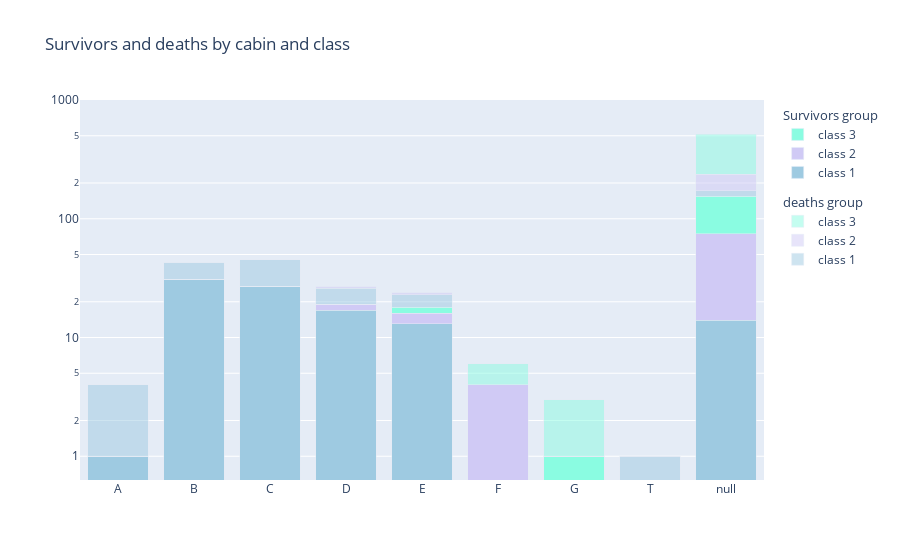

Notebook cell for this chart:
### Code cell
classes = df_gr_cabin_class.select("Pclass").unique().to_series().sort()

prod = list(itertools.product(classes, df_gr_cabin_class.select("Cabin_prefix").unique().to_series()))

new_df = pl.DataFrame(
    {"Pclass": [x[0] for x in prod], "Cabin_prefix": [x[1] for x in prod]}
).join(
        df_gr_cabin_class, on=["Pclass", "Cabin_prefix"], how="left"
        ).fill_null(0)

colors = ['rgba(158,202,225,1)', 'rgba(208,202,245,1)', 'rgba(138,252,225,1)','rgba(158,202,225,0.5)', 'rgba(208,202,245,0.5)', 'rgba(138,252,225,0.5)']
fig = go.Figure()

_map = {
    'Survived':"Survivors",
    'Died':"deaths"
}

for idx, keys in enumerate(itertools.product(['Survived','Died'], classes)):
    d = new_df.filter((pl.col("Pclass") == keys[1])).to_pandas().sort_values("Cabin_prefix")
    fig.add_trace(go.Bar(
        name=f"class {keys[1]}",
        y=d[keys[0]],
        x=d.Cabin_prefix,
        marker_color=colors[idx],
        legendgroup=keys[0],
        legendgrouptitle_text=f"{_map[keys[0]]} group",
        ))
    
fig.update_layout(title="Survivors and deaths by cabin and class", barmode='stack')

fig.update_yaxes(type="log", range=[-(1/5), 3]) # log range: 10^0=1, 10^5=100000

fig.show()

### Figure 1 — Plotly figure (JSON) as saved in the notebook; plotly's stock layout.template omitted (floating-point values rounded to 4 significant figures)
{"data": [{"legendgroup": "Survived", "legendgrouptitle": {"text": "Survivors group"}, "marker": {"color": "rgba(158,202,225,1)"}, "name": "class 1", "type": "bar", "x": ["A", "B", "C", "D", "E", "F", "G", "T", "null"], "y": [1, 31, 27, 17, 13, 0, 0, 0, 14]}, {"legendgroup": "Survived", "legendgrouptitle": {"text": "Survivors group"}, "marker": {"color": "rgba(208,202,245,1)"}, "name": "class 2", "type": "bar", "x": ["A", "B", "C", "D", "E", "F", "G", "T", "null"], "y": [0, 0, 0, 2, 3, 4, 0, 0, 61]}, {"legendgroup": "Survived", "legendgrouptitle": {"text": "Survivors group"}, "marker": {"color": "rgba(138,252,225,1)"}, "name": "class 3", "type": "bar", "x": ["A", "B", "C", "D", "E", "F", "G", "T", "null"], "y": [0, 0, 0, 0, 2, 0, 1, 0, 80]}, {"legendgroup": "Died", "legendgrouptitle": {"text": "deaths group"}, "marker": {"color": "rgba(158,202,225,0.5)"}, "name": "class 1", "type": "bar", "x": ["A", "B", "C", "D", "E", "F", "G", "T", "null"], "y": [3, 12, 18, 7, 5, 0, 0, 1, 17]}, {"legendgroup": "Died", "legendgrouptitle": {"text": "deaths group"}, "marker": {"color": "rgba(208,202,245,0.5)"}, "name": "class 2", "type": "bar", "x": ["A", "B", "C", "D", "E", "F", "G", "T", "null"], "y": [0, 0, 0, 1, 1, 0, 0, 0, 64]}, {"legendgroup": "Died", "legendgrouptitle": {"text": "deaths group"}, "marker": {"color": "rgba(138,252,225,0.5)"}, "name": "class 3", "type": "bar", "x": ["A", "B", "C", "D", "E", "F", "G", "T", "null"], "y": [0, 0, 0, 0, 0, 2, 2, 0, 279]}], "layout": {"barmode": "stack", "title": {"text": "Survivors and deaths by cabin and class"}, "yaxis": {"range": [-0.2, 3], "type": "log"}}}
